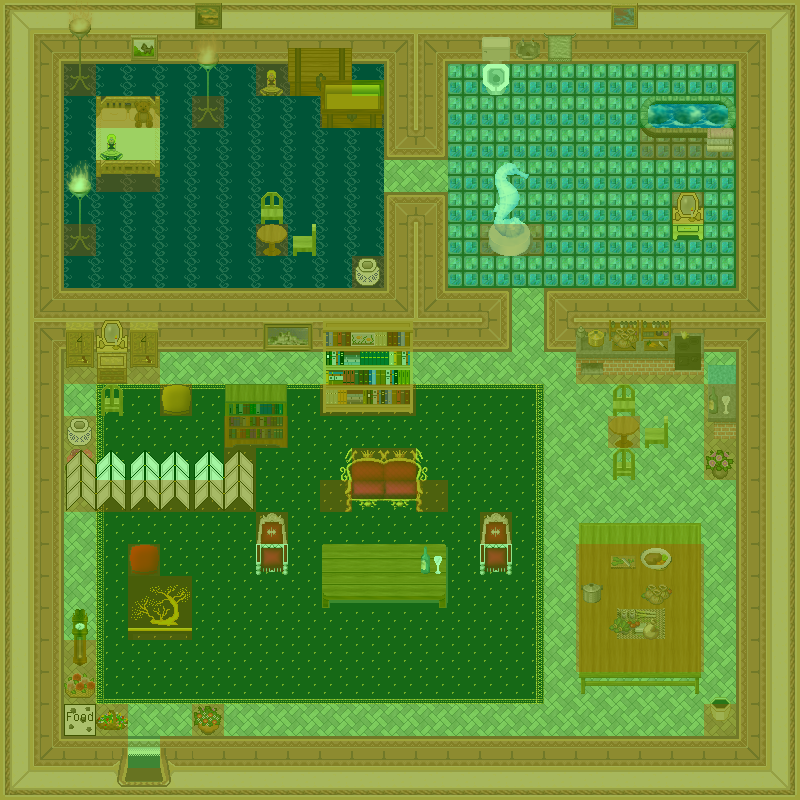

The image is a tile-based game level rendered from a .tmx file. Its description and source (layers, tilesets, objects; grid data summarised) follow:
An orthogonal 25x25 tile map with 32x32 px tiles, 8 tile layers (0_floor, 1_terrain, 2_object, 3_roof, ...), 48 tilesets.

<map version="1.0" orientation="orthogonal" renderorder="right-down" width="25" height="25" tilewidth="32" tileheight="32" nextobjectid="1">
 <tileset firstgid="1" name="../../tileset/furniture/carpet/rug_border.png" tilewidth="32" tileheight="32" tilecount="9" columns="3">
  <image source="../../tileset/furniture/carpet/rug_border.png" width="96" height="96" />
 </tileset>
 <tileset firstgid="10" name="../../tileset/building/wall/int_wall_pale.png" tilewidth="32" tileheight="32" tilecount="16" columns="2">
  <image source="../../tileset/building/wall/int_wall_pale.png" trans="ff00ff" width="64" height="256" />
 </tileset>
 <tileset firstgid="26" name="../../tileset/building/wall/int_wall_purple.png" tilewidth="32" tileheight="32" tilecount="20" columns="2">
  <image source="../../tileset/building/wall/int_wall_purple.png" trans="ff00ff" width="64" height="320" />
 </tileset>
 <tileset firstgid="46" name="../../tileset/furniture/shelve/bright_bookshelf_and_cupboard.png" tilewidth="32" tileheight="32" tilecount="6" columns="3">
  <image source="../../tileset/furniture/shelve/bright_bookshelf_and_cupboard.png" width="96" height="64" />
 </tileset>
 <tileset firstgid="52" name="../../tileset/item/pot/box.png" tilewidth="32" tileheight="32" tilecount="1" columns="1">
  <image source="../../tileset/item/pot/box.png" width="32" height="32" />
 </tileset>
 <tileset firstgid="53" name="../../tileset/furniture/chair/wooden_pale.png" tilewidth="32" tileheight="32" tilecount="4" columns="2">
  <image source="../../tileset/furniture/chair/wooden_pale.png" width="64" height="64" />
 </tileset>
 <tileset firstgid="57" name="../../tileset/furniture/chair/throne_small.png" tilewidth="32" tileheight="32" tilecount="2" columns="1">
  <image source="../../tileset/furniture/chair/throne_small.png" width="32" height="64" />
 </tileset>
 <tileset firstgid="59" name="../../tileset/furniture/chair/throne.png" tilewidth="32" tileheight="32" tilecount="6" columns="3">
  <image source="../../tileset/furniture/chair/throne.png" width="96" height="64" />
 </tileset>
 <tileset firstgid="65" name="../../tileset/furniture/table/wooden_rectangular.png" tilewidth="32" tileheight="32" tilecount="9" columns="3">
  <image source="../../tileset/furniture/table/wooden_rectangular.png" trans="ff00ff" width="96" height="96" />
 </tileset>
 <tileset firstgid="74" name="../../tileset/plant/indoor/flowering_plant.png" tilewidth="32" tileheight="32" tilecount="2" columns="2">
  <image source="../../tileset/plant/indoor/flowering_plant.png" width="64" height="32" />
 </tileset>
 <tileset firstgid="76" name="../../tileset/furniture/table/wooden_pale.png" tilewidth="32" tileheight="32" tilecount="1" columns="1">
  <image source="../../tileset/furniture/table/wooden_pale.png" width="32" height="32" />
 </tileset>
 <tileset firstgid="77" name="../../tileset/item/drink/bottle_and_glass.png" tilewidth="32" tileheight="32" tilecount="1" columns="1">
  <image source="../../tileset/item/drink/bottle_and_glass.png" width="32" height="32" />
 </tileset>
 <tileset firstgid="78" name="../../tileset/plant/indoor/flower_vase.png" tilewidth="32" tileheight="32" tilecount="3" columns="3">
  <image source="../../tileset/plant/indoor/flower_vase.png" width="96" height="32" />
 </tileset>
 <tileset firstgid="81" name="../../tileset/furniture/other/drawer_with_mirror.png" tilewidth="32" tileheight="32" tilecount="2" columns="1">
  <image source="../../tileset/furniture/other/drawer_with_mirror.png" width="32" height="64" />
 </tileset>
 <tileset firstgid="83" name="../../tileset/furniture/picture/small.png" tilewidth="32" tileheight="32" tilecount="3" columns="3">
  <image source="../../tileset/furniture/picture/small.png" width="96" height="32" />
 </tileset>
 <tileset firstgid="86" name="../../tileset/furniture/clock/wooden_clock.png" tilewidth="32" tileheight="32" tilecount="6" columns="1">
  <image source="../../tileset/furniture/clock/wooden_clock.png" width="32" height="192" />
 </tileset>
 <tileset firstgid="92" name="../../tileset/furniture/picture/large_island.png" tilewidth="32" tileheight="32" tilecount="2" columns="2">
  <image source="../../tileset/furniture/picture/large_island.png" width="64" height="32" />
 </tileset>
 <tileset firstgid="94" name="../../tileset/logic/collision.png" tilewidth="32" tileheight="32" tilecount="1" columns="1">
  <image source="../../tileset/logic/collision.png" width="32" height="32" />
 </tileset>
 <tileset firstgid="95" name="carpets.png" tilewidth="32" tileheight="32" tilecount="8" columns="4">
  <image source="../../tileset/furniture/carpet/carpets.png" width="128" height="64" />
 </tileset>
 <tileset firstgid="103" name="paving" tilewidth="32" tileheight="32" tilecount="2" columns="2">
  <image source="../../tileset/ground/brown_paving.png" width="64" height="32" />
 </tileset>
 <tileset firstgid="105" name="entrance" tilewidth="32" tileheight="32" tilecount="36" columns="9">
  <image source="../../tileset/building/entrance/pale_red_ns.png" width="288" height="128" />
 </tileset>
 <tileset firstgid="141" name="food" tilewidth="32" tileheight="32" tilecount="1" columns="1">
  <image source="../../tileset/logic/item/sheepfood.png" width="32" height="32" />
 </tileset>
 <tileset firstgid="142" name="iron lamp" tilewidth="32" tileheight="32" tilecount="3" columns="1">
  <image source="../../tileset/furniture/light/iron_lamp.png" width="32" height="96" />
 </tileset>
 <tileset firstgid="145" name="flame" tilewidth="32" tileheight="32" tilecount="6" columns="6">
  <image source="../../tileset/furniture/light/flames.png" width="192" height="32" />
 </tileset>
 <tileset firstgid="151" name="shelf" tilewidth="32" tileheight="32" tilecount="9" columns="3">
  <image source="../../tileset/furniture/shelve/bright_bookshelf.png" width="96" height="96" />
 </tileset>
 <tileset firstgid="160" name="Untitled" tilewidth="32" tileheight="32" tilecount="8" columns="4">
  <image source="../../tileset/item/chest/large.png" width="128" height="64" />
 </tileset>
 <tileset firstgid="168" name="pillow" tilewidth="32" tileheight="32" tilecount="1" columns="1">
  <image source="../../tileset/furniture/bed/pillow_red.png" width="32" height="32" />
 </tileset>
 <tileset firstgid="169" name="pillow2" tilewidth="32" tileheight="32" tilecount="1" columns="1">
  <image source="../../tileset/furniture/bed/pillow_yellow.png" width="32" height="32" />
 </tileset>
 <tileset firstgid="170" name="screen" tilewidth="32" tileheight="32" tilecount="4" columns="2">
  <image source="../../tileset/furniture/other/oriental_screen.png" width="64" height="64" />
 </tileset>
 <tileset firstgid="174" name="table" tilewidth="32" tileheight="32" tilecount="4" columns="2">
  <image source="../../tileset/furniture/table/oriental_table.png" width="64" height="64" />
 </tileset>
 <tileset firstgid="178" name="shelf" tilewidth="32" tileheight="32" tilecount="6" columns="3">
  <image source="../../tileset/furniture/shelve/dark_bookshelf_2.png" width="96" height="64" />
 </tileset>
 <tileset firstgid="184" name="pot" tilewidth="32" tileheight="32" tilecount="1" columns="1">
  <image source="../../tileset/item/pot/oriental_jar.png" width="32" height="32" />
 </tileset>
 <tileset firstgid="185" name="statue" tilewidth="32" tileheight="32" tilecount="12" columns="4">
  <image source="../../tileset/item/statue/seahorse.png" width="128" height="96" />
 </tileset>
 <tileset firstgid="197" name="meals" tilewidth="32" tileheight="32" tilecount="2" columns="2">
  <image source="../../tileset/item/food/meals_1.png" width="64" height="32" />
 </tileset>
 <tileset firstgid="199" name="kitchen" tilewidth="32" tileheight="32" tilecount="44" columns="4">
  <image source="../../tileset/furniture/kitchen/cabinets.png" width="128" height="352" />
 </tileset>
 <tileset firstgid="243" name="wooden table" tilewidth="32" tileheight="32" tilecount="9" columns="3">
  <image source="../../tileset/furniture/table/table_wooden_brown.png" width="96" height="96" />
 </tileset>
 <tileset firstgid="252" name="rug" tilewidth="32" tileheight="32" tilecount="9" columns="3">
  <image source="../../tileset/furniture/carpet/royalblue.png" width="96" height="96" />
 </tileset>
 <tileset firstgid="261" name="jacuzzi" tilewidth="32" tileheight="32" tilecount="36" columns="3">
  <image source="../../tileset/furniture/sink/jacuzzi_dark_side_on.png" width="96" height="384" />
 </tileset>
 <tileset firstgid="297" name="basin" tilewidth="32" tileheight="32" tilecount="3" columns="3">
  <image source="../../tileset/furniture/bathroom/basin.png" width="96" height="32" />
 </tileset>
 <tileset firstgid="300" name="towels" tilewidth="32" tileheight="32" tilecount="6" columns="6">
  <image source="../../tileset/item/textile/towels.png" width="192" height="32" />
 </tileset>
 <tileset firstgid="306" name="household" tilewidth="32" tileheight="32" tilecount="16" columns="4">
  <image source="../../tileset/item/household/food_preparation.png" width="128" height="128" />
 </tileset>
 <tileset firstgid="322" name="toilet" tilewidth="32" tileheight="32" tilecount="6" columns="3">
  <image source="../../tileset/furniture/bathroom/toilet.png" width="96" height="64" />
 </tileset>
 <tileset firstgid="328" name="toys" tilewidth="32" tileheight="32" tilecount="10" columns="5">
  <image source="../../tileset/item/toys.png" width="160" height="64" />
 </tileset>
 <tileset firstgid="338" name="flower baskets" tilewidth="32" tileheight="32" tilecount="3" columns="1">
  <image source="../../tileset/plant/indoor/flower_baskets.png" width="32" height="96" />
 </tileset>
 <tileset firstgid="341" name="cats" tilewidth="32" tileheight="32" tilecount="3" columns="3">
  <image source="../../tileset/furniture/picture/cats.png" width="96" height="32" />
 </tileset>
 <tileset firstgid="344" name="emptypot" tilewidth="32" tileheight="32" tilecount="3" columns="1">
  <image source="../../tileset/item/pot/empty_pot.png" width="32" height="96" />
 </tileset>
 <tileset firstgid="347" name="double_peach" tilewidth="32" tileheight="32" tilecount="8" columns="2">
  <image source="../../tileset/furniture/bed/double_peach.png" width="64" height="128" />
 </tileset>
 <tileset firstgid="355" name="protection" tilewidth="32" tileheight="32" tilecount="2" columns="2">
  <image source="../../tileset/logic/protection.png" width="64" height="32" />
 </tileset>
 <layer name="0_floor" width="25" height="25">
  <data>[625 cells, 612 non-empty, 6 distinct tile ids]</data>
 </layer>
 <layer name="1_terrain" width="25" height="25">
  <data>[625 cells, 426 non-empty, 78 distinct tile ids]</data>
 </layer>
 <layer name="2_object" width="25" height="25">
  <data>[625 cells, 72 non-empty, 56 distinct tile ids]</data>
 </layer>
 <layer name="3_roof" width="25" height="25">
  <data>[625 cells, 47 non-empty, 36 distinct tile ids]</data>
 </layer>
 <layer name="4_roof_add" width="25" height="25">
  <data>[625 cells, 4 non-empty, 3 distinct tile ids]</data>
 </layer>
 <layer name="objects" width="25" height="25">
  <data>[625 cells, 1 non-empty, 1 distinct tile ids]</data>
 </layer>
 <layer name="collision" width="25" height="25" opacity="0.37">
  <data>[625 cells, 314 non-empty, 1 distinct tile ids]</data>
 </layer>
 <layer name="protection" width="25" height="25" opacity="0.33">
  <data>[625 cells, 625 non-empty, 1 distinct tile ids]</data>
 </layer>
</map>
